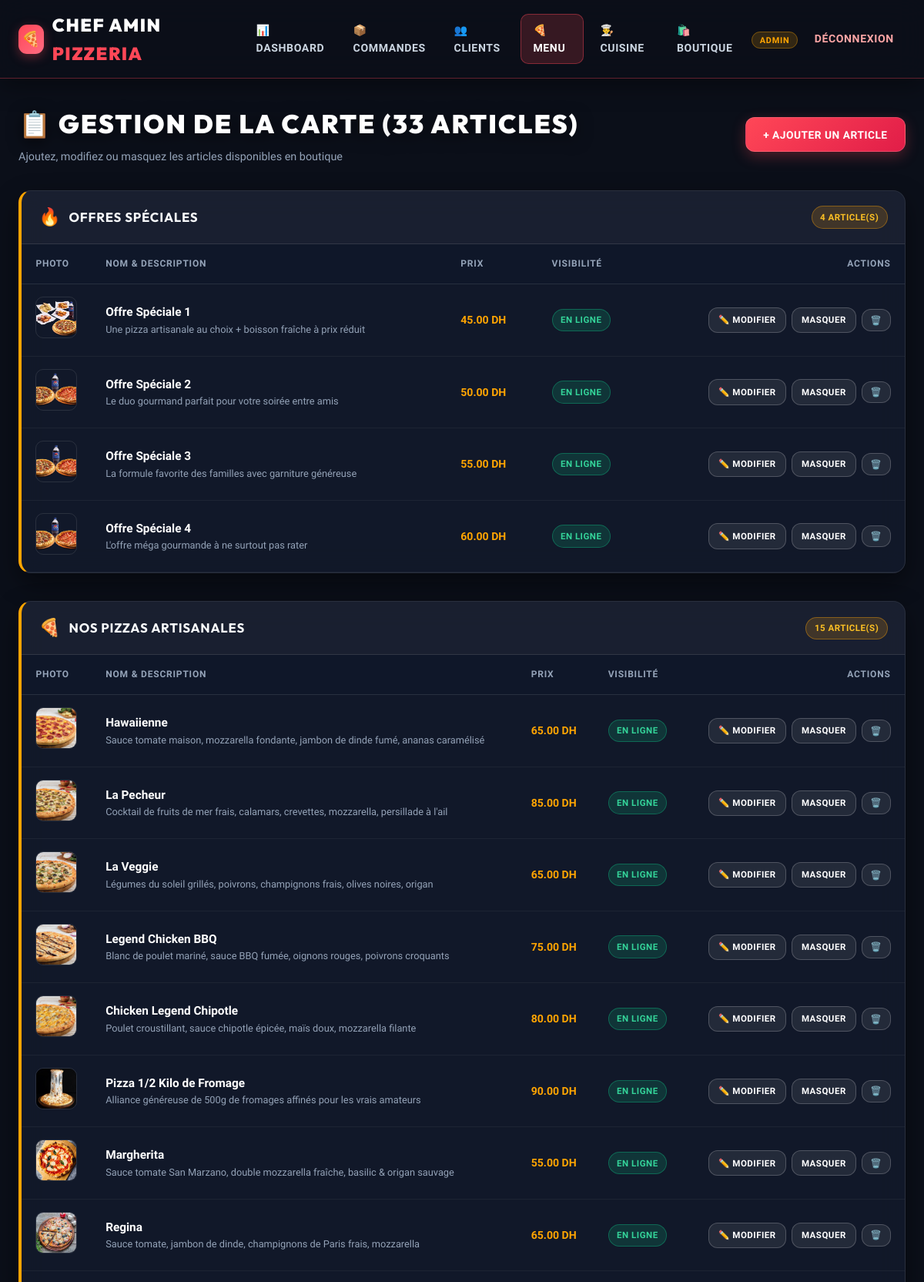
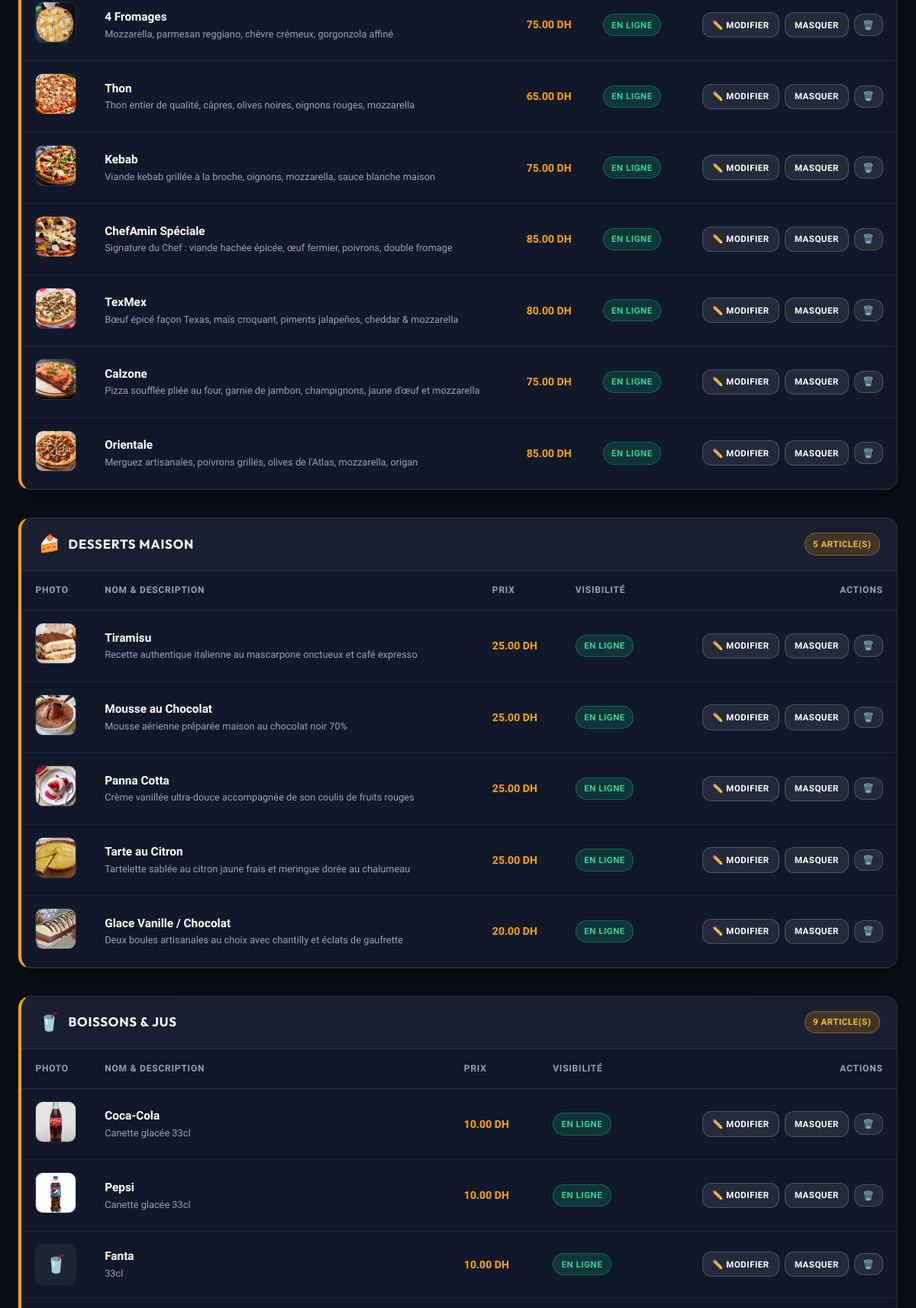
Page /admin/menu (signed in, upper part) on the committed database (2 pictures, top to bottom).
### models.py (models this page shows)
class Pizza(db.Model):
    id = db.Column(db.Integer, primary_key=True)
    name = db.Column(db.String(100), nullable=False)
    description = db.Column(db.Text)
    category = db.Column(db.String(50), default='Pizza')  # 'Top Offre', 'Pizza', 'Dessert', 'Boisson'
    photo_url = db.Column(db.String(200))
    base_price = db.Column(db.Float, nullable=False)
    is_available = db.Column(db.Boolean, default=True)
    order_items = db.relationship('OrderItem', backref='pizza', lazy=True)

### app.py (the view, shortened to what this page needs)
@app.route('/admin/menu', methods=['GET', 'POST'])
@login_required
def admin_menu():
    if current_user.role != 'admin':
        return "Accès refusé", 403
    pizzas = Pizza.query.all()
    toppings = Topping.query.all()
    return render_template('admin/menu.html', pizzas=pizzas, toppings=toppings)

### app.py (called while the page is built)
@login_manager.user_loader
def load_user(user_id):
    try:
        return db.session.get(User, int(user_id))
    except (ValueError, TypeError):
        return None

### templates/admin/menu.html (shortened to what this page needs)
{% extends "base.html" %}
{% block content %}
<div class="admin-menu-container">
    <div style="display: flex; justify-content: space-between; align-items: center; margin-bottom: 2rem; flex-wrap: wrap; gap: 1rem;">
        <div>
            <h1 style="margin: 0; text-align: left; font-size: 2.1rem;">📋 Gestion de la Carte ({{ pizzas|length }} articles)</h1>
            <p style="margin: 0.25rem 0 0; color: var(--text-muted); font-size: 0.9rem;">Ajoutez, modifiez ou masquez les articles disponibles en boutique</p>
        </div>
        <button type="button" onclick="document.getElementById('add-form').scrollIntoView({behavior:'smooth'})">
            + AJOUTER UN ARTICLE
        </button>
    </div>
    {% set cat_map = [
        {'id': 'offres', 'name': 'Top Offre', 'icon': '🔥', 'title': 'OFFRES SPÉCIALES'},
        {'id': 'pizzas', 'name': 'Pizza', 'icon': '🍕', 'title': 'NOS PIZZAS ARTISANALES'},
        {'id': 'desserts', 'name': 'Dessert', 'icon': '🍰', 'title': 'DESSERTS MAISON'},
        {'id': 'boissons', 'name': 'Boisson', 'icon': '🥤', 'title': 'BOISSONS & JUS'}
    ] %}
    {% for section in cat_map %}
    <div id="{{ section.id }}" class="card" style="margin-bottom: 2.25rem; padding: 0; overflow: hidden; border-left: 4px solid var(--accent-color);">
        <div style="background: rgba(255,255,255,0.03); padding: 1rem 1.4rem; border-bottom: 1px solid var(--border-subtle); display: flex; align-items: center; justify-content: space-between;">
            <div style="display: flex; align-items: center; gap: 0.7rem;">
                <span style="font-size: 1.4rem;">{{ section.icon }}</span>
                <h3 style="margin: 0; font-size: 1.05rem; letter-spacing: 0.8px;">{{ section.title }}</h3>
            </div>
            <span class="status-badge status-New">{{ pizzas|selectattr('category', 'equalto', section.name)|list|length }} article(s)</span>
        </div>
        <div style="overflow-x: auto;">
            <table class="data-table">
                <thead>
                    <tr>
                        <th style="width: 80px;">Photo</th>
                        <th>Nom & Description</th>
                        <th>Prix</th>
                        <th>Visibilité</th>
                        <th style="text-align: right;">Actions</th>
                    </tr>
                </thead>
                <tbody>
                    {% for item in pizzas if item.category == section.name %}
                    <tr>
                        <td>
                            {% if item.photo_url %}
                            <img src="{{ url_for('static', filename='img/' + item.photo_url) }}" alt="{{ item.name }}" style="width: 54px; height: 54px; object-fit: cover; border-radius: 10px; border: 1px solid var(--border-subtle);">
                            {% else %}
                            <div style="width: 54px; height: 54px; background: rgba(255,255,255,0.05); border-radius: 10px; display: flex; align-items: center; justify-content: center; font-size: 1.4rem;">{{ section.icon }}</div>
                            {% endif %}
                        </td>
                        <td>
                            <div style="font-weight: 800; color: #fff; font-size: 0.96rem;">{{ item.name }}</div>
                            <div style="color: var(--text-muted); font-size: 0.8rem;">{{ item.description or 'Aucune description' }}</div>
                        </td>
                        <td style="color: var(--accent-color); font-weight: 900; white-space: nowrap;">{{ "%.2f"|format(item.base_price) }} DH</td>
                        <td>
                            <span class="status-badge {% if item.is_available %}status-Done{% else %}status-Cancelled{% endif %}">
                                {% if item.is_available %}EN LIGNE{% else %}MASQUÉ{% endif %}
                            </span>
                        </td>
                        <td style="text-align: right;">
                            <div style="display: flex; gap: 0.45rem; justify-content: flex-end; align-items: center;">
                                <a href="{{ url_for('admin_edit_menu', id=item.id) }}" class="btn btn-secondary" style="padding: 0.4rem 0.75rem; font-size: 0.72rem;">✏️ Modifier</a>
                                <a href="{{ url_for('toggle_availability', id=item.id) }}" class="btn {% if item.is_available %}btn-secondary{% else %}btn-success{% endif %}" style="padding: 0.4rem 0.75rem; font-size: 0.72rem;">
                                    {% if item.is_available %}Masquer{% else %}Activer{% endif %}
                                </a>
                                <form method="POST" action="{{ url_for('delete_pizza', id=item.id) }}" style="margin: 0;" onsubmit="return confirm('Voulez-vous vraiment supprimer cet article ?');">
                                    <button type="submit" class="btn-secondary" style="padding: 0.4rem 0.65rem; font-size: 0.72rem; color: #fca5a5;" title="Supprimer">🗑️</button>
                                </form>
                            </div>
                        </td>
                    </tr>
                    {% endfor %}
                </tbody>
            </table>
        </div>
    </div>
    {% endfor %}
</div>
{% endblock %}

### static/css/style.css (style rules this page uses)
:root { --primary-color: #ff4757; --primary-hover: #ff2e43; --primary-glow: rgba(255, 71, 87, 0.35); --secondary-color: #161d2f; --surface-card: rgba(20, 27, 45, 0.84); --surface-elevated: rgba(30, 39, 62, 0.92); --surface-glass: rgba(255, 255, 255, 0.05); --accent-color: #ffa502; --accent-glow: rgba(255, 165, 2, 0.3); --bg-dark: #0b0f19; --border-subtle: rgba(255, 255, 255, 0.1); --border-strong: rgba(255, 255, 255, 0.2); --text-main: #f8fafc; --text-light: #f8fafc; --text-muted: #94a3b8; --success: #10b981; --warning: #f59e0b; --danger: #ef4444; --info: #3b82f6; --shadow-sm: 0 4px 12px rgba(0, 0, 0, 0.25); --shadow: 0 12px 32px rgba(0, 0, 0, 0.45); --shadow-lg: 0 20px 50px rgba(0, 0, 0, 0.65); --radius-sm: 10px; --radius-md: 16px; --radius-lg: 24px; }
*, *::before, *::after { box-sizing: border-box; }
html { scroll-behavior: smooth; }
body { font-family: 'Plus Jakarta Sans', 'Montserrat', -apple-system, BlinkMacSystemFont, 'Segoe UI', Roboto, sans-serif; background-color: var(--bg-dark); background-image: linear-gradient(180deg, rgba(11, 15, 25, 0.78) 0%, rgba(11, 15, 25, 0.88) 100%), url('../img/Backgound.png'); background-size: cover; background-attachment: fixed; background-position: center; color: var(--text-light); margin: 0; line-height: 1.6; min-height: 100vh; display: flex; flex-direction: column; overflow-x: hidden; }
h1, h2, h3, h4 { font-family: 'Outfit', 'Plus Jakarta Sans', sans-serif; letter-spacing: 0.5px; color: var(--text-light); margin-top: 0; }
h1 { font-size: clamp(2rem, 4vw, 3.1rem); text-align: center; margin: 2rem 0 1.5rem; color: #ffffff; text-transform: uppercase; font-weight: 900; letter-spacing: 2px; text-shadow: 0 4px 20px rgba(0, 0, 0, 0.6); }
.card, .form-container { background: var(--surface-card); backdrop-filter: blur(16px); -webkit-backdrop-filter: blur(16px); color: var(--text-light); padding: 1.75rem; border-radius: var(--radius-md); box-shadow: var(--shadow); border: 1px solid var(--border-subtle); transition: transform 0.28s ease, border-color 0.28s ease, box-shadow 0.28s ease; }
button, .btn { background: linear-gradient(135deg, var(--primary-color), #e11d48); color: white; border: 1px solid rgba(255, 255, 255, 0.15); padding: 0.85rem 1.4rem; border-radius: 12px; cursor: pointer; font-family: inherit; font-weight: 700; text-transform: uppercase; letter-spacing: 0.5px; font-size: 0.86rem; box-shadow: 0 6px 18px rgba(255, 71, 87, 0.28); transition: all 0.22s ease; display: inline-flex; align-items: center; justify-content: center; gap: 0.5rem; text-decoration: none; }
.btn-secondary { background: rgba(255, 255, 255, 0.08); border: 1px solid var(--border-strong); box-shadow: none; }
.status-badge { display: inline-flex; align-items: center; gap: 0.35rem; padding: 0.28rem 0.65rem; border-radius: 999px; font-size: 0.72rem; font-weight: 800; text-transform: uppercase; letter-spacing: 0.5px; white-space: nowrap; }
.status-New { background: rgba(245, 158, 11, 0.18); color: #fbbf24; border: 1px solid rgba(245, 158, 11, 0.4); }
.status-Done { background: rgba(16, 185, 129, 0.18); color: #34d399; border: 1px solid rgba(16, 185, 129, 0.4); }
.data-table { width: 100%; border-collapse: collapse; text-align: left; font-size: 0.88rem; }
.data-table thead tr { background: rgba(15, 23, 42, 0.65); color: var(--text-muted); font-size: 0.75rem; text-transform: uppercase; letter-spacing: 0.8px; border-bottom: 1px solid var(--border-subtle); }
.data-table th, .data-table td { padding: 1rem 1.15rem; vertical-align: middle; }
.data-table tbody tr { border-bottom: 1px solid rgba(255, 255, 255, 0.05); transition: background 0.2s ease; }

### rows in the picture
Pizza: photo_url (picture), name "Offre Spéciale 1", description "Une pizza artisanale au choix + boisson fraîche à prix réduit", base_price "45.00", is_available "EN LIGNE"
Pizza: photo_url (picture), name "Offre Spéciale 2", description "Le duo gourmand parfait pour votre soirée entre amis", base_price "50.00", is_available "EN LIGNE"
Pizza: photo_url (picture), name "Offre Spéciale 3", description "La formule favorite des familles avec garniture généreuse", base_price "55.00", is_available "EN LIGNE"
Pizza: photo_url (picture), name "Offre Spéciale 4", description "L'offre méga gourmande à ne surtout pas rater", base_price "60.00", is_available "EN LIGNE"
Pizza: photo_url+name (picture), name "Hawaiienne", description "Sauce tomate maison, mozzarella fondante, jambon de dinde fumé, ananas caramélisé", base_price "65.00", is_available "EN LIGNE"
Pizza: photo_url+name (picture), name "La Pecheur", description "Cocktail de fruits de mer frais, calamars, crevettes, mozzarella, persillade à l'ail", base_price "85.00", is_available "EN LIGNE"
Pizza: photo_url (picture), name "La Veggie", description "Légumes du soleil grillés, poivrons, champignons frais, olives noires, origan", base_price "65.00", is_available "EN LIGNE"
Pizza: photo_url (picture), name "Legend Chicken BBQ", description "Blanc de poulet mariné, sauce BBQ fumée, oignons rouges, poivrons croquants", base_price "75.00", is_available "EN LIGNE"
Pizza: photo_url (picture), name "Chicken Legend Chipotle", description "Poulet croustillant, sauce chipotle épicée, maïs doux, mozzarella filante", base_price "80.00", is_available "EN LIGNE"
Pizza: photo_url (picture), name "Pizza 1/2 Kilo de Fromage", description "Alliance généreuse de 500g de fromages affinés pour les vrais amateurs", base_price "90.00", is_available "EN LIGNE"
Pizza: photo_url+name (picture), name "Margherita", description "Sauce tomate San Marzano, double mozzarella fraîche, basilic & origan sauvage", base_price "55.00", is_available "EN LIGNE"
Pizza: photo_url+name (picture), name "Regina", description "Sauce tomate, jambon de dinde, champignons de Paris frais, mozzarella", base_price "65.00", is_available "EN LIGNE"
Pizza: photo_url+name (picture), name "4 Fromages", description "Mozzarella, parmesan reggiano, chèvre crémeux, gorgonzola affiné", base_price "75.00", is_available "EN LIGNE"
Pizza: photo_url+name (picture), name "Thon", description "Thon entier de qualité, câpres, olives noires, oignons rouges, mozzarella", base_price "65.00", is_available "EN LIGNE"
Pizza: photo_url+name (picture), name "Kebab", description "Viande kebab grillée à la broche, oignons, mozzarella, sauce blanche maison", base_price "75.00", is_available "EN LIGNE"
Pizza: photo_url (picture), name "ChefAmin Spéciale", description "Signature du Chef : viande hachée épicée, œuf fermier, poivrons, double fromage", base_price "85.00", is_available "EN LIGNE"
Pizza: photo_url+name (picture), name "TexMex", description "Bœuf épicé façon Texas, maïs croquant, piments jalapeños, cheddar & mozzarella", base_price "80.00", is_available "EN LIGNE"
Pizza: photo_url+name (picture), name "Calzone", description "Pizza soufflée pliée au four, garnie de jambon, champignons, jaune d'œuf et mozzarella", base_price "75.00", is_available "EN LIGNE"
Pizza: photo_url+name (picture), name "Orientale", description "Merguez artisanales, poivrons grillés, olives de l'Atlas, mozzarella, origan", base_price "85.00", is_available "EN LIGNE"
Pizza: photo_url+name (picture), name "Tiramisu", description "Recette authentique italienne au mascarpone onctueux et café expresso", base_price "25.00", is_available "EN LIGNE"
Pizza: photo_url+name (picture), name "Mousse au Chocolat", description "Mousse aérienne préparée maison au chocolat noir 70%", base_price "25.00", is_available "EN LIGNE"
Pizza: photo_url+name (picture), name "Panna Cotta", description "Crème vanillée ultra-douce accompagnée de son coulis de fruits rouges", base_price "25.00", is_available "EN LIGNE"
Pizza: photo_url+name (picture), name "Tarte au Citron", description "Tartelette sablée au citron jaune frais et meringue dorée au chalumeau", base_price "25.00", is_available "EN LIGNE"
Pizza: photo_url+name (picture), name "Glace Vanille / Chocolat", description "Deux boules artisanales au choix avec chantilly et éclats de gaufrette", base_price "20.00", is_available "EN LIGNE"
Pizza: photo_url (picture), name "Coca-Cola", description "Canette glacée 33cl", base_price "10.00", is_available "EN LIGNE"
Pizza: photo_url (picture), name "Pepsi", description "Canette glacée 33cl", base_price "10.00", is_available "EN LIGNE"
Pizza: icon "🥤", name "Fanta", description "33cl", base_price "10.00", is_available "EN LIGNE"

### other values in the picture
{{ pizzas|length }} "33"
{{ section.icon }} "🔥" "🍕" "🍰" "🥤"
{{ section.title }} "OFFRES SPÉCIALES" "NOS PIZZAS ARTISANALES" "DESSERTS MAISON" "BOISSONS & JUS"
{{ pizzas|selectattr('category', 'equalto', section.name)|list|length }} "4" "15" "5" "9"
